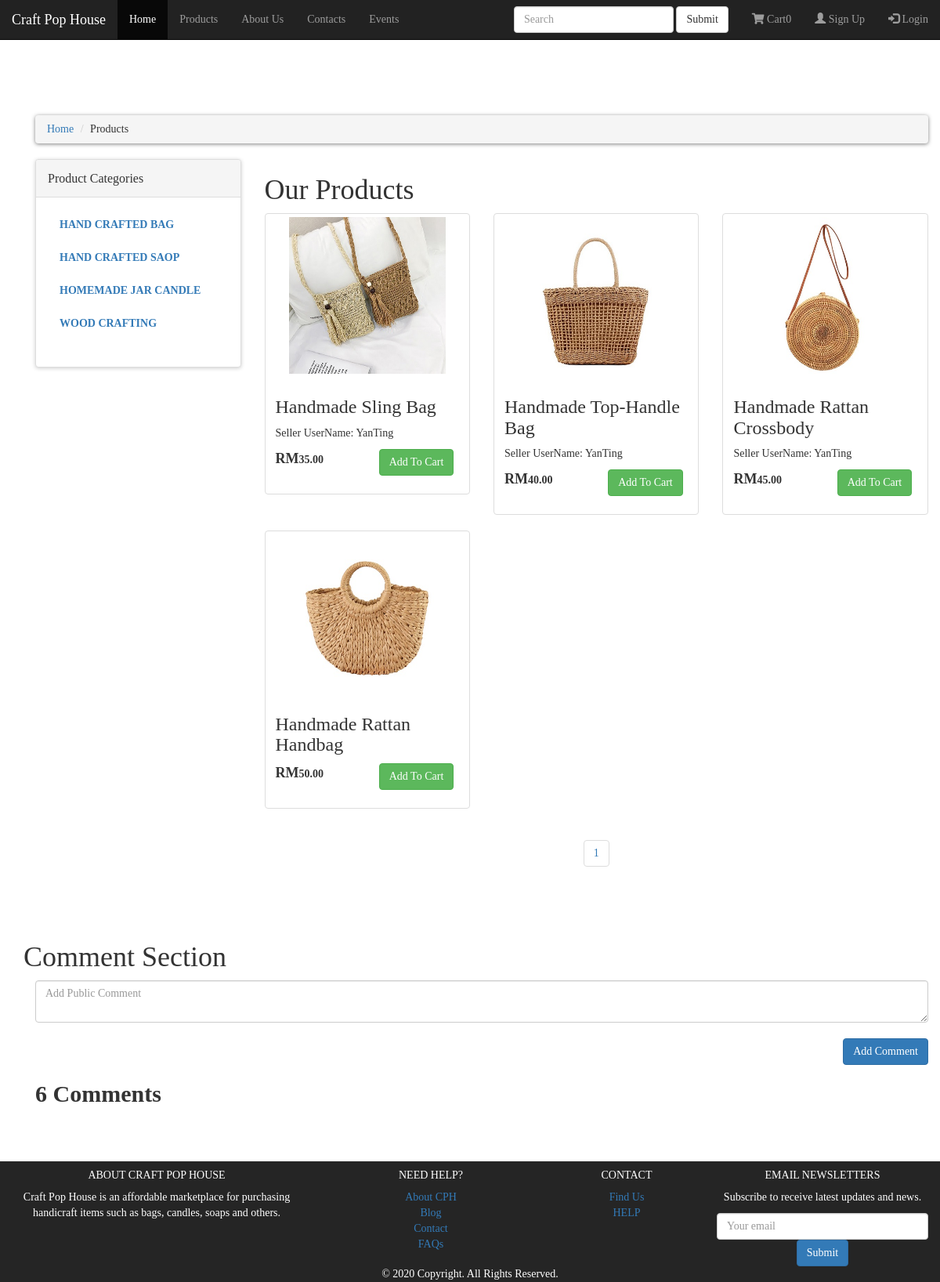
The page /products.php on the database as committed earlier.
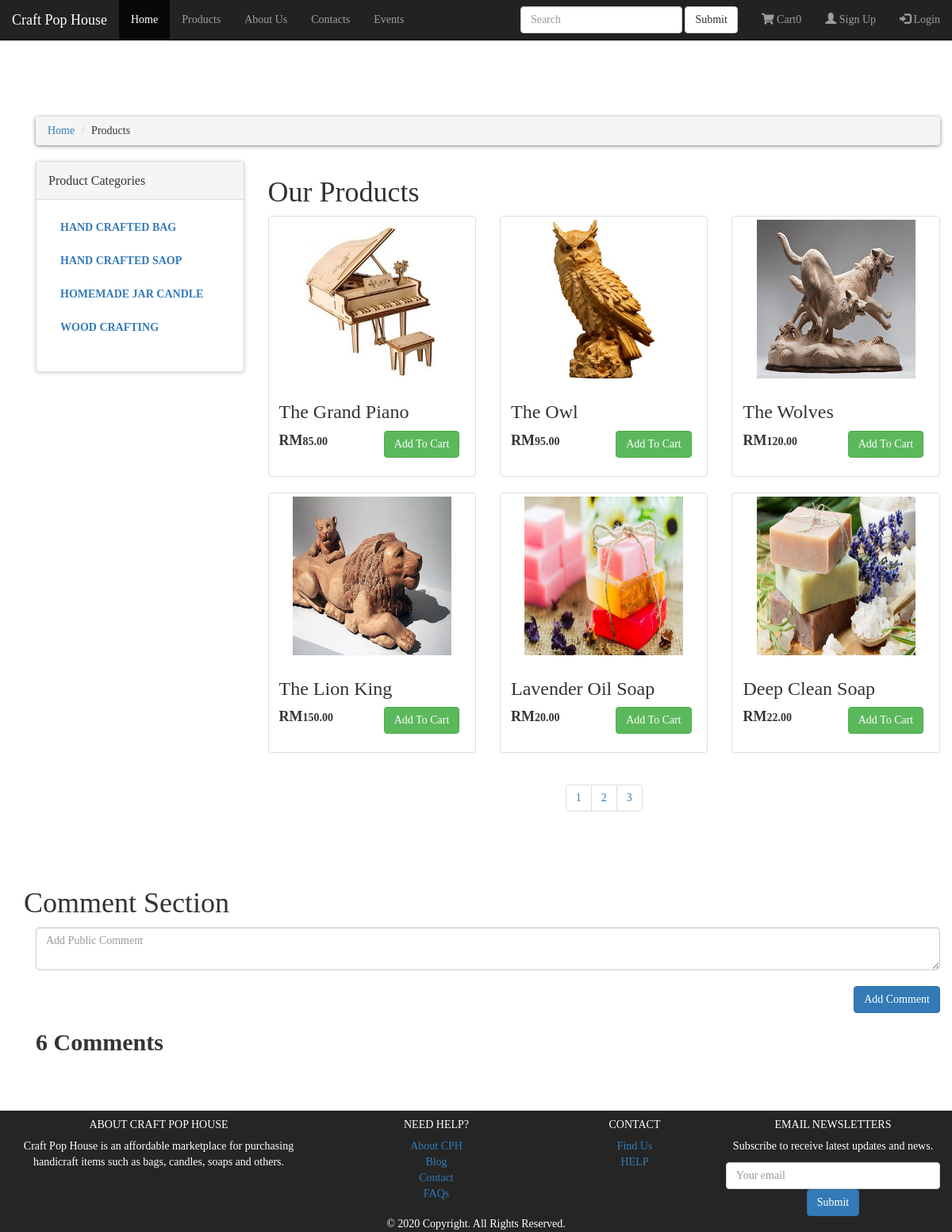
The same page on the database as committed later.
### tables this page shows
CREATE TABLE `products_categories` (
  `product_category_id` int(10) NOT NULL,
  `product_category_title` text NOT NULL,
  `product_category_desc` text NOT NULL
);

CREATE TABLE `products` (
  `product_id` int(11) NOT NULL,
  `seller_id` int(11) NOT NULL,
  `product_category_id` int(11) NOT NULL,
  `product_title` text NOT NULL,
  `product_img` text NOT NULL,
  `product_price` text NOT NULL,
  `product_description` text NOT NULL
);

CREATE TABLE `users` (
  `id` int(11) NOT NULL,
  `username` varchar(100) NOT NULL,
  `email` varchar(100) NOT NULL,
  `user_type` varchar(100) NOT NULL,
  `password` varchar(100) NOT NULL
);

### classes/products.class.php (called while the page is built, shortened)
<?php
	class product {
		public $dbConn;
		public function __construct($conn) {
            $this->dbConn = $conn;
        }
		public function getAllProducts() {
			if(!isset($_GET['category'])){
							$per_page=6;
							if(isset($_GET['page']))
							{
								$page = $_GET['page'];
							}
								else{
								$page=1;
								$start_form =($page-1) * $per_page;
			$sql  = "SELECT * FROM products order by 1 DESC LIMIT $start_form,$per_page";
			$stmt = $this->dbConn->prepare($sql);
			$stmt->execute();
			$products = $stmt->fetchAll(PDO::FETCH_ASSOC);
			return $products;
								}
			}
		}
	}
 ?>

### products.php (the view, shortened to what the changed rows need)
<?php
	include("function.php");
	$conn = new mysqli('localhost', 'root', '', 'cph');
$sqlNumComments = $conn->query("SELECT id FROM comments");
$numComments = $sqlNumComments->num_rows;
?>
<!DOCTYPE html>
<html lang="en">
<head>
	<link rel="stylesheet" type="text/css" href="styles/category.css">
	<link href="styles/cart.css" rel="stylesheet" type="text/css">
	<link rel="stylesheet" href="https://maxcdn.bootstrapcdn.com/bootstrap/3.4.1/css/bootstrap.min.css">
    <link rel="stylesheet" href="https://cdnjs.cloudflare.com/ajax/libs/font-awesome/5.8.2/css/all.css" />
</head>
<body>
	<br>
	<br><br><br><br>
	<div class="container">
		<?php
            $db   = new DbConnect();
            $conn = $db->connect();
		?>
		<div id="content">
			<div class='container'>
				<div class="row">
				<div class="col-md-3">
					<?php
					include("includes/sidebar.php");
					?>
				</div>
				<div class="col-md-9">
					<?php
						if(!isset($_GET['category'])){
						echo "
						<div class='box'>
							<h1>Our Products</h1>
						</div>
						";
						}
					?>
						<div class="row">
						<?php
							require 'classes/products.class.php';
							$objProduct = new product($conn);
							$products = $objProduct->getAllProducts();
							foreach ($products as $key => $product){
								if(!isset($_GET['category'])){
									$test = $product['seller_id'];
									$db = mysqli_connect('localhost', 'root', '', 'cph');
									$query = "SELECT * FROM users where id='$test'";
									$results = mysqli_query($db, $query);
							?>
							<div class="col-sm-6 col-md-4">
								<div class="thumbnail">
								  <img src="images/<?= $product['product_img']; ?>" alt="" style="width: 200px; height: 200px;">
								  <div class="caption">
									<h3><?= $product['product_title']; ?></h3>
									<?php
										while ($rows=mysqli_fetch_array($results)){
											$a = $rows['username'];
											echo "<p>Seller UserName: $a</p>";
										} ?>
									<p>
										<div class="row">
											<div class="col-sm-6 col-md-6">
												<strong> <span style="font-size: 18px;">RM</span><?= number_format( $product['product_price'], 2 ); ?></strong>
											</div>
											<div class="col-sm-6 col-md-6">
												<?php
													$disButton = "";
												 ?>
												<button id="cartBtn_<?=$product['product_id'];?>" <?php echo $disButton; ?> class="btn btn-success" onclick="addToCart(<?=$product['product_id'];?>, this.id); check_login(); " role="button">Add To Cart</button>
											</div>
										</div>
									</p>
								  </div>
								</div>
							  </div>
							<?php }} ?>
						</div>
						<center>
							<ul class="pagination">
							<?php
							$per_page=6;
								$conn = mysqli_connect('localhost','root','','cph');
								$query = "SELECT * FROM products";
								$result = mysqli_query($conn,$query);
								$total = mysqli_num_rows($result);
								$num_pages = ceil($total / $per_page);
								for ($page=1; $page<=$num_pages; $page++){
									echo "
								<li>
									<a href='products.php?page=" . $page . "'>" . $page . "</a>
								</li>
								";
								};
								?>
								</ul>
						</center>
				</div>
				</div>
			</div>
			<div class="container" style="margin-top:50px;">
				<div class="row">
					<h1> Comment Section </h1>
				</div>
				<div class="row">
					<div class="col-md-12">
						<h2><b id="numComments"><?php echo $numComments ?> Comments</b></h2>
					</div>
				</div>
			</div>
				</div>
			</div>
</body>
</html>

### function.php (shortened to what the changed rows need)
<?php
	$connection=mysqli_connect('localhost','root','','cph');
	function getCategory()
	{
		global $connection;
		$get_category = "select * from products_categories";
		$run_category =mysqli_query($connection,$get_category);
		while($row_category=mysqli_fetch_array($run_category))
		{
			$category_id = $row_category['product_category_id'];
			$category_title = $row_category['product_category_title'];
			echo "
				<li>
					<a href='products.php?category=$category_id'>$category_title</a>
				</li>
			";
		}
	}
			?>

Rows that differ between the two databases and show on the page:
no longer on this page (row unchanged): products: product_img (picture), product_title "Handmade Sling Bag", product_price "35.00"
no longer on this page (row unchanged): users: username "YanTing"
no longer on this page (row unchanged): products: product_img (picture), product_title "Handmade Top-Handle Bag", product_price "40.00"
no longer on this page (row unchanged): products: product_img (picture), product_title "Handmade Rattan Crossbody", product_price "45.00"
no longer on this page (row unchanged): products: product_img (picture), product_title "Handmade Rattan Handbag", product_price "50.00"
added products: product_img (picture), product_title "The Grand Piano", product_price "85.00"
added products: product_img (picture), product_title "The Owl", product_price "95.00"
added products: product_img (picture), product_title "The Wolves", product_price "120.00"
added products: product_img (picture), product_title "The Lion King", product_price "150.00"
added products: product_img (picture), product_title "Lavender Oil Soap", product_price "20.00"
added products: product_img (picture), product_title "Deep Clean Soap", product_price "22.00"
Other text that changed with them:
new list line: "2"
new list line: "3"
